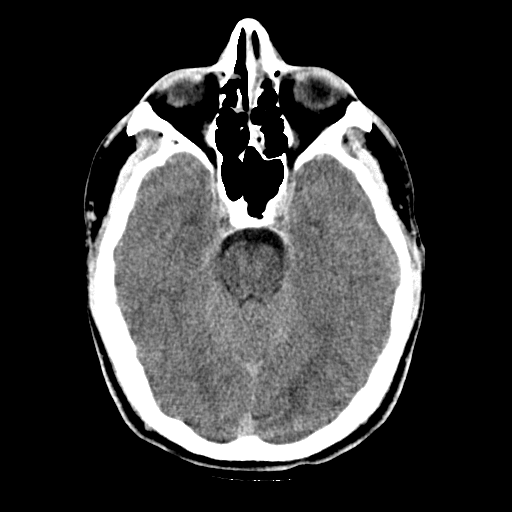
#> input picture 0014.png, 512 x 512 px
$ python canny.py 0014.png out.png 5 1.0
#> lines starting #> are read from the running program, lines starting #| are printed output that depends on the picture; after the words box and inside, x2 and y2 are one past the last pixel; in counts of white or black regions, pixels touching at a corner belong together; long printed decimals are rounded
#> further down, image is the input picture: shape (512, 512); min 0, max 255, mean 57.6
import argparse
import math

import matplotlib.pyplot as plt
import numpy as np
from PIL import Image
from scipy import signal
from scipy.ndimage import gaussian_filter


def nonmaxima_supression(mag, angle):
    g_n = np.zeros_like(angle)
    m, n = g_n.shape

    for i in range(1, m - 1, 1):
        for j in range(1, n - 1, 1):

            # check if vertical edge
            if (angle[i,j] >= -22.5 and angle[i,j] <= 22.5) or (angle[i, j] < -157.5 and angle[i, j] >=-180) or (angle[i, j] >= 157.5 and angle[i, j] <= 180):
                pix1 = mag[i, j + 1]
                pix2 = mag[i, j - 1]

            # check if +45 edge
            elif (angle[i,j] >= 22.5 and angle[i,j] <= 67.5) or (angle[i,j] <-112.5 and angle[i,j] >= -157.5):
                pix1 = mag[i - 1, j - 1]
                pix2 = mag[i + 1, j + 1]

            # check if horizontal edge
            elif (angle[i,j] >= 67.5 and angle[i,j] <= 112.5) or (angle[i,j] < -67.5 and angle[i,j] >= -112.5):
                pix1 = mag[i - 1, j]
                pix2 = mag[i + 1, j]

            # check if -45 edge
            elif (angle[i,j] >= 112.5 and angle[i,j] <= 157.5) or (angle[i,j] < -22.5 and angle[i,j] >= -67.5):
                pix1 = mag[i + 1, j - 1]
                pix2 = mag[i - 1, j + 1]

            if mag[i, j] >= pix1 and mag[i, j] >= pix2:
                g_n[i, j] = mag[i, j]

    return g_n


def otsus_method(img):
    max_var, best_thresh = 0.0, 0.0

    thresholds = np.arange(np.max(img), step=1.0/256)

    for thresh in thresholds:
        # Compute the between class variance
        background = img[img < thresh]
        foreground = img[img >= thresh]

        w_1 = background.size / img.size
        w_2 = foreground.size / img.size

        # Ignore cases where w_1 ro w_2 is zero
        if w_1 == 0 or w_2 == 0:
            continue

        mean_1 = background.mean()
        mean_2 = foreground.mean()

        var = w_1 * w_2 * ((mean_1 - mean_2) ** 2)

        if var > max_var:
            max_var = var
            best_thresh = thresh

    return best_thresh


MAX_DEPTH = 10000
def find_conn_weak_edges(edges, row, col, depth=0):
    if depth > MAX_DEPTH:
        return

    m, n = edges.shape

    # Loak at the surrounding 8 pixels
    for i in range(-1, 2, 1):
        for j in range(-1, 2, 1):

            # Check if there is a weak edge nearby
            if row + i >= 0 and row + i < m and col + j >= 0 and col + j < n:
                if edges[row + i, col + j] > 0 and edges[row + i, col + j] < 1:
                    depth += 1

                    edges[row + i, col + j] = 1 # label weak edge as legit edge
                    find_conn_weak_edges(edges, row, col, depth)


def canny(img, display=True, threshold_scale=1.0):
#> called with display = 5, threshold_scale = 1
    SIGMA = 2

    if display:
        plt.figure()
        plt.imshow(img, cmap="gray")
        plt.title(f"(a) Original image")
        plt.xticks([])
        plt.yticks([])
        plt.savefig('./imgs/intermediate1.png', bbox_inches='tight')
        plt.show()

    # (1) Apply Gaussian smoothing
    img = gaussian_filter(img, sigma=SIGMA)

    if display:
        plt.figure()
        plt.imshow(img, cmap="gray")
        plt.title(f"(b) Smoothed image")
        plt.xticks([])
        plt.yticks([])
        plt.savefig('./imgs/intermediate2.png', bbox_inches='tight')
        plt.show()

    # (2) Compute the gradient (i.e partial derivative w.r.t to x and y axis)
    kernel_x = np.array([
        [-1, 0, 1],
        [-2, 0, 2],
        [-1, 0, 1]
    ])

    kernel_y = np.array([
        [-1, -2, -1],
        [0, 0, 0],
        [1, 2, 1]
    ])

    g_x = signal.convolve2d(img, kernel_x, mode="same")
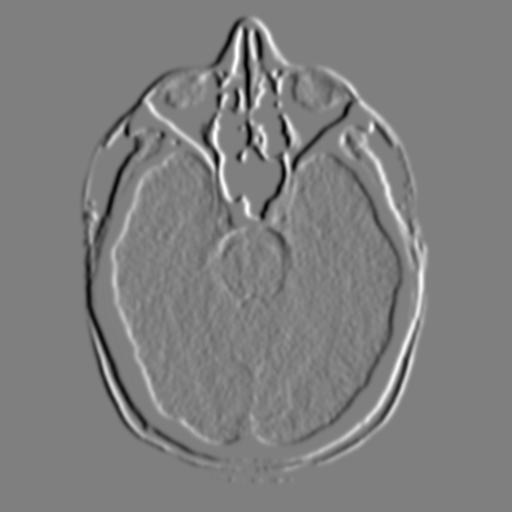
#> g_x: shape (512, 512) int64; min -383, max 384, mean 0; drawn with min black and max white
    g_y = signal.convolve2d(img, kernel_y, mode="same")
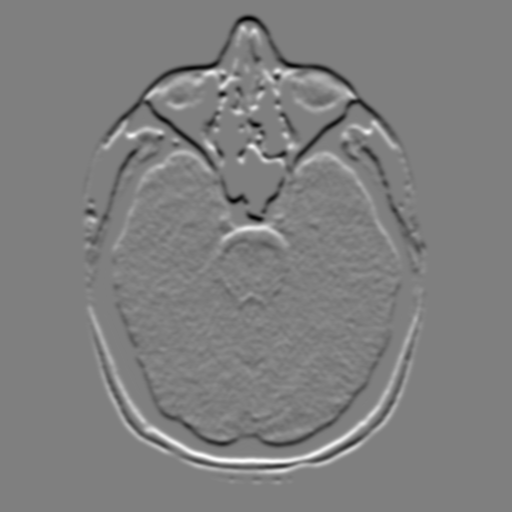
#> g_y: shape (512, 512) int64; min -384, max 384, mean 0; drawn with min black and max white

    # (3) Compute magnitude and angle image
    mag = np.sqrt(g_x ** 2 + g_y ** 2)
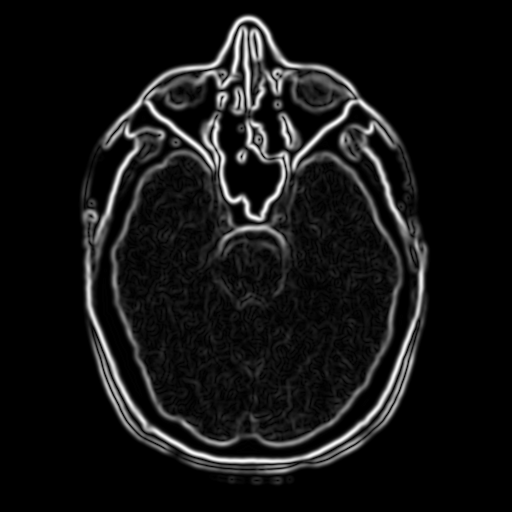
#> mag: shape (512, 512) float64; min 0, max 390.7, mean 31.3; drawn with min black and max white
    angle = np.arctan2(g_y, g_x) * 180 / np.pi
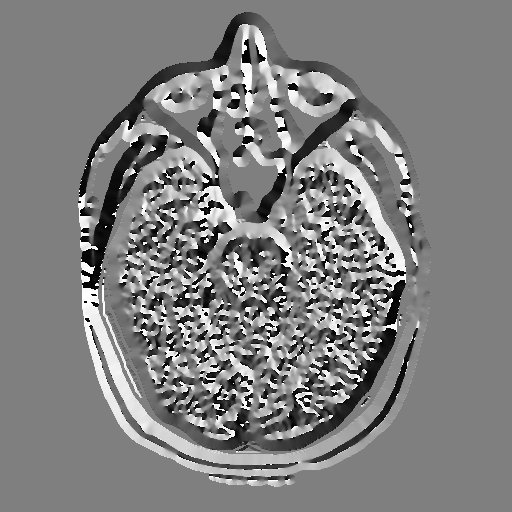
#> angle: shape (512, 512) float64; min -179.8, max 180, mean 0.6; drawn with min black and max white

    if display:
        plt.figure()
        plt.imshow(mag, cmap="gray")
        plt.title(f"(c) Magnitude image")
        plt.xticks([])
        plt.yticks([])
        plt.savefig('./imgs/intermediate3.png', bbox_inches='tight')
        plt.show()

        plt.figure()
        plt.imshow(angle, cmap="gray")
        plt.title(f"(d) Angle image")
        plt.xticks([])
        plt.yticks([])
        plt.savefig('./imgs/intermediate4.png', bbox_inches='tight')
        plt.show()

    # (4) Thin edges using non maxima supression
    g_n = nonmaxima_supression(mag, angle)
#> after the loop in nonmaxima_supression, `for i in range(1, m - 1, 1):`:
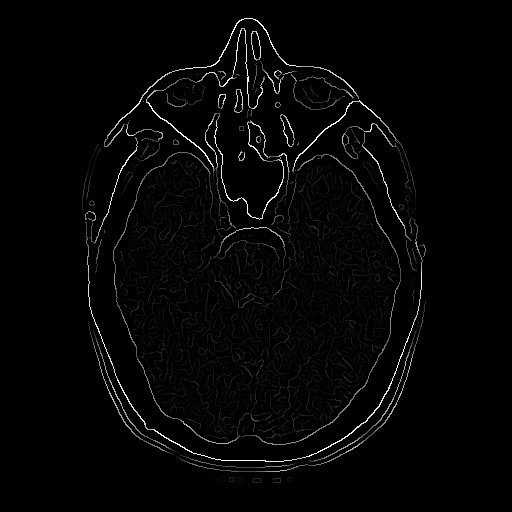
#> g_n: shape (512, 512) float64; min 0, max 390.7, mean 7.7; drawn with min black and max white

    if display:
        plt.figure()
        plt.imshow(g_n, cmap="gray")
        plt.title(f"(e) Edges after non-maxima supression")
        plt.xticks([])
        plt.yticks([])
        plt.savefig('./imgs/intermediate5.png', bbox_inches='tight')
        plt.show()


    # (5) Determine the optimal threshold using Otsu's method
    g_n = (g_n - g_n.min()) / (g_n.max() - g_n.min()) # normalize the image
    thresh_high = threshold_scale * otsus_method(g_n)
#> the loop in otsus_method, `for thresh in thresholds:` made 256 passes
#> (mean_1, mean_2, var, max_var) on passes 2 to 13: (1.66e-07, 0.236, 0.00427, 0.00427), (1.08e-06, 0.236, 0.00428, 0.00428), (3.04e-05, 0.243, 0.00441, 0.00441), (3.72e-05, 0.244, 0.00443, 0.00443), (4.98e-05, 0.246, 0.00447, 0.00447), (7.55e-05, 0.249, 0.00452, 0.00452), (0.000101, 0.252, 0.00457, 0.00457), (0.000163, 0.258, 0.00466, 0.00466), (0.000222, 0.263, 0.00475, 0.00475), (0.000303, 0.269, 0.00485, 0.00485), (0.000418, 0.278, 0.00499, 0.00499), (0.000524, 0.285, 0.00511, 0.00511)
#> after the loop in otsus_method, `for thresh in thresholds:`: best_thresh = 0.344; max_var = 0.00949
#> thresh_high = 0.344
    thresh_low = 0.5 * thresh_high
#> thresh_low = 0.172

    if display:
        print(f"thresh_high: {thresh_high}, thresh_low: {thresh_low}")
#| thresh_high: 0.3438, thresh_low: 0.1719

    # (6) Label strong and weak edges
    edges = g_n.copy()

    edges[edges > thresh_high] = 1  # label all edges above thresh_high as legit edges
    edges[edges < thresh_low] = 0   # remove all edges bellow thresh_low

    # (7) Link edges using 8-connectivity
    rows, cols = np.where(edges == 1)
#> rows = 5580 values from 18 to 471; cols = 5580 values, max 425 at index 3375, min 85 at index 2965, mean 252.3
    for s_row, s_col in zip(rows, cols):
        find_conn_weak_edges(edges, s_row, s_col)
#> this loop made 5580 passes
#> (s_row, s_col) on passes 1 to 3: (18, 244), (18, 245), (18, 246)
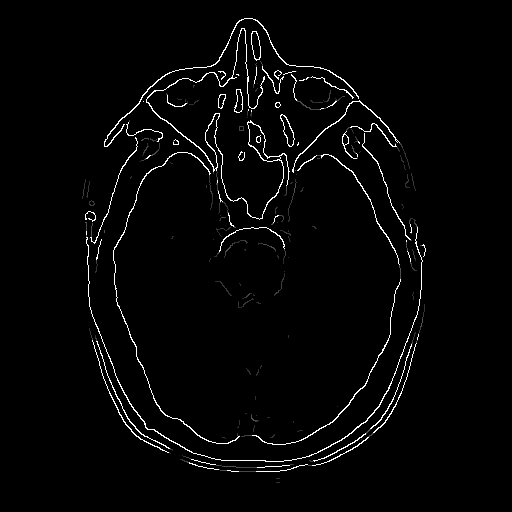
#> edges: shape (512, 512) float64; min 0, max 1, mean 0.0231

    edges[(edges > 0) & (edges < 1)] = 0 # remove all remaining weak edges

    if display:
        plt.figure()
        plt.imshow(edges, cmap="gray")
        plt.title(f"(f) Detected edges")
        plt.xticks([])
        plt.yticks([])
        plt.savefig('./imgs/intermediate6.png', bbox_inches='tight')
        plt.show()

    return edges


if __name__ == "__main__":
    parser = argparse.ArgumentParser(
                    prog = 'Canny Edge Detector',
                    description = 'Detects edges in the image and (possibly) display intermediate results')


    parser.add_argument("in_image", type=str, help="Input image path")
    parser.add_argument("out_image", type=str, help="Output image path")
    parser.add_argument("dispay", type=int, default=0, help="Display / Don't display intermediate results")
    parser.add_argument("threshold_scale", type=float, default=1.0, help="Factor between 0 and 1 by which the high threshold (determined using the Otsu's method) will be scaled.")


    args = parser.parse_args()
    # print(args.dispay)

    image = np.array(Image.open(args.in_image).convert("L"))
    edges = canny(image, args.dispay, args.threshold_scale) * 255
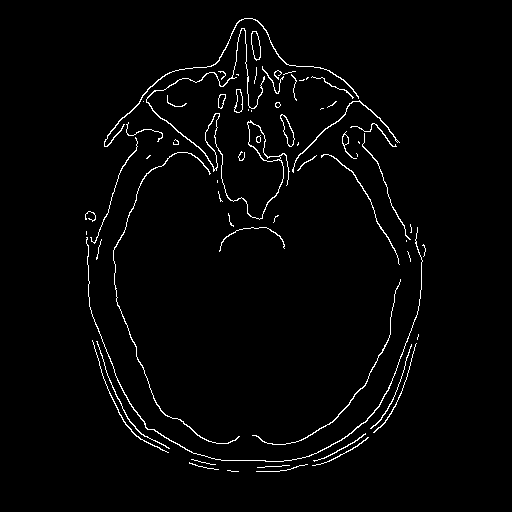
#> edges: shape (512, 512) float64; 2.2% white in thin lines or dots, all inside (x1, y1, x2, y2) = (85, 18, 426, 472)

    edges = Image.fromarray(edges.astype('uint8'))
    edges.save(args.out_image)
